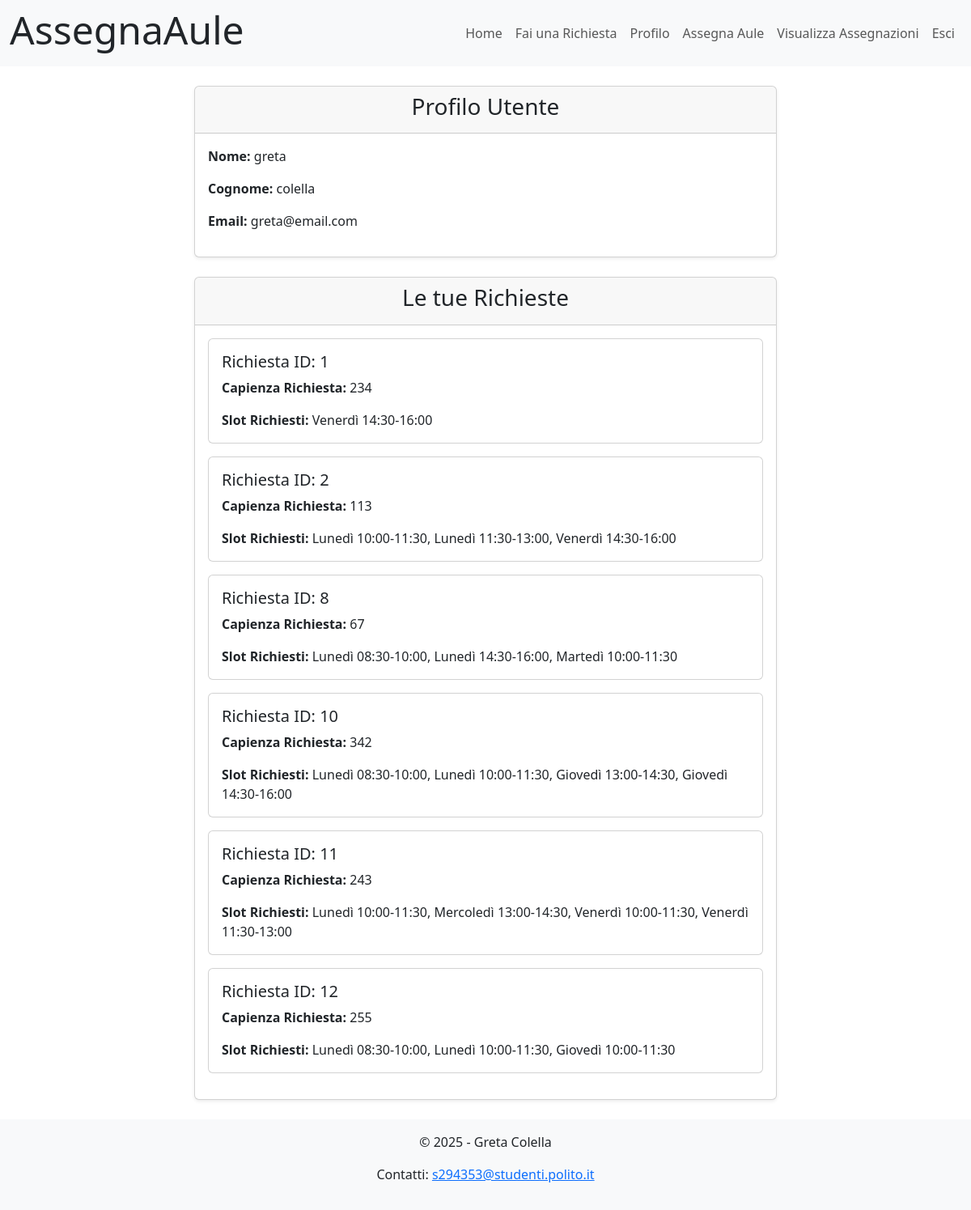
The page /myaccount (signed in) on the database its author committed.
### tables this page shows
CREATE TABLE "user" (
	"id"	INTEGER NOT NULL UNIQUE,
	"nome"	TEXT NOT NULL,
	"cognome"	TEXT NOT NULL,
	"email"	TEXT NOT NULL,
	"password"	TEXT NOT NULL,
	PRIMARY KEY("id" AUTOINCREMENT)
);

CREATE TABLE "richiesta" (
	"id"	INTEGER NOT NULL UNIQUE,
	"idProf"	INTEGER NOT NULL,
	"capienza"	INTEGER NOT NULL,
	"slots"	TEXT NOT NULL,
	PRIMARY KEY("id" AUTOINCREMENT)
);

### app.py (the view)
@app.route('/myaccount')
@login_required
def myaccount():
    mie_richieste = richieste_dao.get_richieste_by_idProf(current_user.id)
    richieste_con_descrizione = []
    for richiesta in mie_richieste:
        slot_ids = [int(s) for s in richiesta['slots'].split(',')]
        descrizione_slots = slot_dao.get_descrizione_slot_by_ids(slot_ids)
        richiesta_obj = {
            'id': richiesta['id'],
            'capienza': richiesta['capienza'],
            'slots': descrizione_slots  # qui passo la versione leggibile
        }
        richieste_con_descrizione.append(richiesta_obj)
    return render_template('myaccount.html', richieste=richieste_con_descrizione)

### app.py (called while the page is built)
@login_manager.user_loader
def load_user(user_id):
    db_user = users_dao.get_user_by_id(user_id)
    if db_user is not None:
        user = User(id=db_user['id'],  nome=db_user['nome'], cognome=db_user['cognome'], email=db_user['email'],	password=db_user['password'] )
    else:
        user = None
    return user

### richieste_dao.py (called while the page is built)
def get_richieste_by_idProf(idProf):
    conn = sqlite3.connect('db/assegnaAule.db')
    conn.row_factory = sqlite3.Row
    cursor = conn.cursor()
    sql = 'SELECT * FROM richiesta WHERE idProf = ?'
    cursor.execute(sql, (idProf,))
    richieste = cursor.fetchall()
    cursor.close()
    conn.close()
    return richieste

### slot_dao.py (called while the page is built)
def get_slot_by_id(slot_id):
    conn = sqlite3.connect('db/assegnaAule.db')
    conn.row_factory = sqlite3.Row
    cursor = conn.cursor()
    sql = 'SELECT * FROM slot WHERE id = ?'
    cursor.execute(sql, (slot_id,))
    slot = cursor.fetchone()
    cursor.close()
    conn.close()
    return slot

def get_descrizione_slot_by_ids(slot_ids):
    descrizioni = []
    for slot_id in slot_ids:
        slot = get_slot_by_id(slot_id)
        if slot:
            giorno = slot['giorno']
            ora_inizio = slot['ora_inizio']
            ora_fine = slot['ora_fine']
            descrizioni.append(f"{giorno} {ora_inizio}-{ora_fine}")
    return ", ".join(descrizioni)

### users_dao.py (called while the page is built)
def get_user_by_id(id):
    conn = sqlite3.connect('db/assegnaAule.db')
    conn.row_factory = sqlite3.Row
    cursor = conn.cursor()
    sql = 'SELECT * FROM user WHERE id = ?'
    cursor.execute(sql, (id,))
    user = cursor.fetchone()
    cursor.close()
    conn.close()
    return user

### templates/myAccount.html (shortened to what this page needs)
{% extends "base.html" %}
{% block content %}
<div class="container">
    <div class="row justify-content-center">
        <div class="col-md-8">
            <div class="card shadow-sm mb-4">
                <div class="card-header text-center">
                    <h3>Profilo Utente</h3>
                </div>
                <div class="card-body">
                    <p><strong>Nome:</strong> {{ current_user.nome }}</p>
                    <p><strong>Cognome:</strong> {{ current_user.cognome }}</p>
                    <p><strong>Email:</strong> {{ current_user.email }}</p>
                </div>
            </div>
            <div class="card shadow-sm">
                <div class="card-header text-center">
                    <h3>Le tue Richieste</h3>
                </div>
                <div class="card-body">
                    {% if richieste and richieste|length > 0 %}
                        {% for richiesta in richieste %}
                            <div class="card mb-3">
                                <div class="card-body">
                                    <h5 class="card-title">Richiesta ID: {{ richiesta.id }}</h5>
                                    <p class="card-text"><strong>Capienza Richiesta:</strong> {{ richiesta.capienza }}</p>
                                    <p class="card-text"><strong>Slot Richiesti:</strong> {{ richiesta.slots }}</p>
                                </div>
                            </div>
                        {% endfor %}
                    {% else %}
                        <p class="text-center">Non hai ancora effettuato richieste.</p>
                    {% endif %}
                </div>
            </div>
        </div>
    </div>
</div>
{% endblock %}

### rows shown on the page
user: nome "greta", cognome "colella", email "greta@email.com"
richiesta: id "10", capienza "342", slots "Lunedì 08:30-10:00, Lunedì 10:00-11:30, Giovedì 13:00-14:30, Giovedì 14:30-16:00"

### other values the page prints
{{ richiesta.id }} "1" "2" "8" "11" "12"
{{ richiesta.capienza }} "234" "113" "67" "243" "255"
{{ richiesta.slots }} "Venerdì 14:30-16:00" "Lunedì 10:00-11:30, Lunedì 11:30-13:00, Venerdì 14:30-16:00" "Lunedì 08:30-10:00, Lunedì 14:30-16:00, Martedì 10:00-11:30" "Lunedì 10:00-11:30, Mercoledì 13:00-14:30, Venerdì 10:00-11:30, Venerdì 11:30-13:00" "Lunedì 08:30-10:00, Lunedì 10:00-11:30, Giovedì 10:00-11:30"
